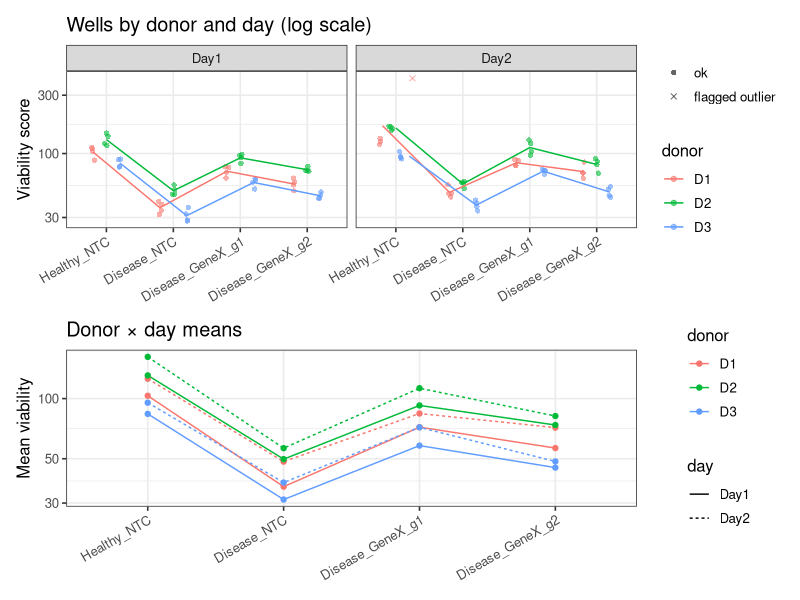
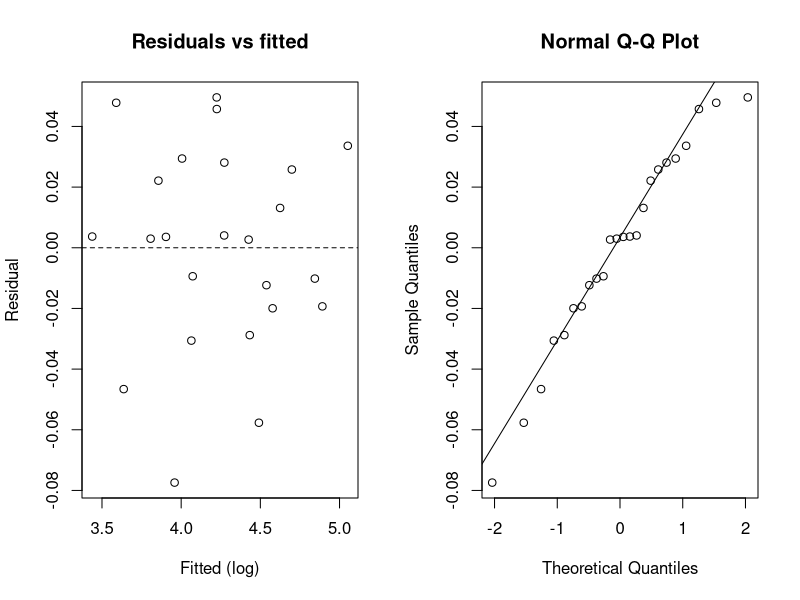

Write R code to recreate these figures, in order.
## ---- chunk 1
knitr::opts_chunk$set(echo = TRUE, message = FALSE, warning = FALSE,
                      fig.width = 9, fig.height = 4.5)
set.seed(1)
## ---- chunk 2
library(tidyverse)
library(emmeans)
library(patchwork)
theme_set(theme_bw(base_size = 12))
## ---- chunk 3
d <- read_csv("data/rescue_assay.csv", show_col_types = FALSE) |>
  mutate(
    condition = factor(condition, levels = c("Healthy_NTC", "Disease_NTC",
                                             "Disease_GeneX_g1", "Disease_GeneX_g2")),
    donor = factor(donor),
    day = factor(day),
    block = interaction(donor, day, sep = "_")   # donor x plate/day
  )

table(d$plate, d$day)
xtabs(~ condition + block, d)
## ---- chunk 4
d <- d |>
  group_by(condition, donor, day) |>
  mutate(fold_vs_cell = viability_score / median(viability_score),
         flag = abs(log2(fold_vs_cell)) > 1) |>   # > 2-fold off its replicates
  ungroup()

filter(d, flag) |> select(donor, day, condition, well, viability_score, fold_vs_cell)

cell <- d |> filter(!flag) |>
  group_by(condition, donor, day) |>
  summarise(mean = mean(viability_score), sd = sd(viability_score), .groups = "drop")
cor(cell$mean, cell$sd)
## ---- chunk 5
d_clean <- filter(d, !flag)
## ---- chunk 6
p1 <- ggplot(d, aes(condition, viability_score, colour = donor)) +
  geom_point(aes(shape = flag),
             position = position_jitterdodge(jitter.width = 0.15, dodge.width = 0.6),
             alpha = 0.6) +
  stat_summary(aes(group = donor), fun = mean, geom = "line",
               position = position_dodge(0.6)) +
  facet_wrap(~ day) +
  scale_y_log10() +
  scale_shape_manual(values = c(16, 4), labels = c("ok", "flagged outlier"), name = NULL) +
  labs(title = "Wells by donor and day (log scale)", x = NULL, y = "Viability score") +
  theme(axis.text.x = element_text(angle = 30, hjust = 1))

p2 <- d_clean |>
  group_by(condition, donor, day) |>
  summarise(m = mean(viability_score), .groups = "drop") |>
  ggplot(aes(condition, m, group = interaction(donor, day), colour = donor, linetype = day)) +
  geom_line() + geom_point() +
  scale_y_log10() +
  labs(title = "Donor × day means", x = NULL, y = "Mean viability") +
  theme(axis.text.x = element_text(angle = 30, hjust = 1))

p1 / p2
## ---- chunk 7
agg <- d_clean |>
  group_by(condition, donor, day, block) |>
  summarise(y = mean(viability_score), .groups = "drop")

m_agg <- lm(log(y) ~ condition + block, data = agg)
anova(m_agg)
## ---- chunk 8
par(mfrow = c(1, 2))
plot(fitted(m_agg), resid(m_agg), xlab = "Fitted (log)", ylab = "Residual",
     main = "Residuals vs fitted"); abline(h = 0, lty = 2)
qqnorm(resid(m_agg)); qqline(resid(m_agg))
shapiro.test(resid(m_agg))
## ---- chunk 9
ctr <- contrast(emmeans(m_agg, ~ condition), method = "trt.vs.ctrl", ref = "Disease_NTC",
                type = "response", adjust = "dunnett")
confint(ctr)
ctr
## ---- chunk 10
agg_donor <- agg |> group_by(condition, donor) |>
  summarise(y = exp(mean(log(y))), .groups = "drop")
m_donor <- lm(log(y) ~ condition + donor, data = agg_donor)
confint(contrast(emmeans(m_donor, ~ condition), "trt.vs.ctrl", ref = "Disease_NTC",
                 type = "response", adjust = "dunnett"))
## ---- chunk 11
rescue_ci <- function(m, kd) {
  b <- coef(m); V <- vcov(m)
  nm <- c(paste0("condition", kd), "conditionDisease_NTC")
  est <- 1 - b[nm[1]] / b[nm[2]]
  grad <- c(-1 / b[nm[2]], b[nm[1]] / b[nm[2]]^2)
  se <- sqrt(drop(t(grad) %*% V[nm, nm] %*% grad))
  q <- qt(0.975, df.residual(m))
  tibble(guide = kd, fraction = est, lower = est - q * se, upper = est + q * se)
}
bind_rows(rescue_ci(m_agg, "Disease_GeneX_g1"),
          rescue_ci(m_agg, "Disease_GeneX_g2"))
## ---- chunk 12
agg |>
  mutate(ly = log(y)) |>
  select(donor, day, condition, ly) |>
  pivot_wider(names_from = condition, values_from = ly) |>
  transmute(donor, day,
            g1 = (Disease_GeneX_g1 - Disease_NTC) / (Healthy_NTC - Disease_NTC),
            g2 = (Disease_GeneX_g2 - Disease_NTC) / (Healthy_NTC - Disease_NTC))
## ---- chunk 13
agg_all <- d |> group_by(condition, donor, day, block) |>
  summarise(y = mean(viability_score), .groups = "drop")
m_all <- lm(log(y) ~ condition + block, data = agg_all)
confint(contrast(emmeans(m_all, ~ condition), "trt.vs.ctrl", ref = "Disease_NTC",
                 type = "response", adjust = "dunnett"))
